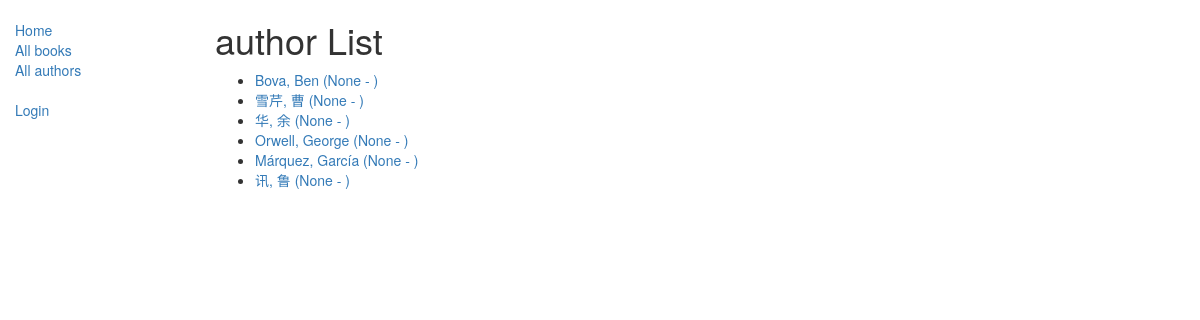
Screenshot of /catalog/authors/ with the database file from the repository.
### catalog/models.py (models this page shows)
class Author(models.Model):
    first_name = models.CharField(max_length=100)
    last_name = models.CharField(max_length=100)
    date_of_birth = models.DateField(null=True, blank=True)
    date_of_death = models.DateField('Died', null=True, blank=True)
    def get_absolute_url(self):
        return reverse('author-detail', args=[str(self.id)])
    def __str__(self):
        return '%s, %s' % (self.last_name, self.first_name)

### catalog/views.py (the view)
# urls.py: path('authors/', views.AuthorListView.as_view(), name='authors'),
class AuthorListView(generic.ListView):
    model = Author

### catalog/templates/catalog/author_list.html
{% extends "base_generic.html" %} {% block content %}
<h1>author List</h1>
{% if author_list %}
<ul>
    {% for author in author_list %}
    <li>
        <a href="{{ author.get_absolute_url }}">{{ author }} ({{author.date_of_birth}} - {% if author.date_of_death %}{{author.date_of_death}}{% endif %})</a>
    </li>
    {% endfor %}
</ul>
{% else %}
<p>There are no authors available.</p>
{% endif %} {% endblock %}

### rows the page displays
Author: last_name+first_name "Bova, Ben", date_of_birth "None"
Author: last_name+first_name "雪芹, 曹", date_of_birth "None"
Author: last_name+first_name "华, 余", date_of_birth "None"
Author: last_name+first_name "Orwell, George", date_of_birth "None"
Author: last_name+first_name "Márquez, García", date_of_birth "None"
Author: last_name+first_name "讯, 鲁", date_of_birth "None"
